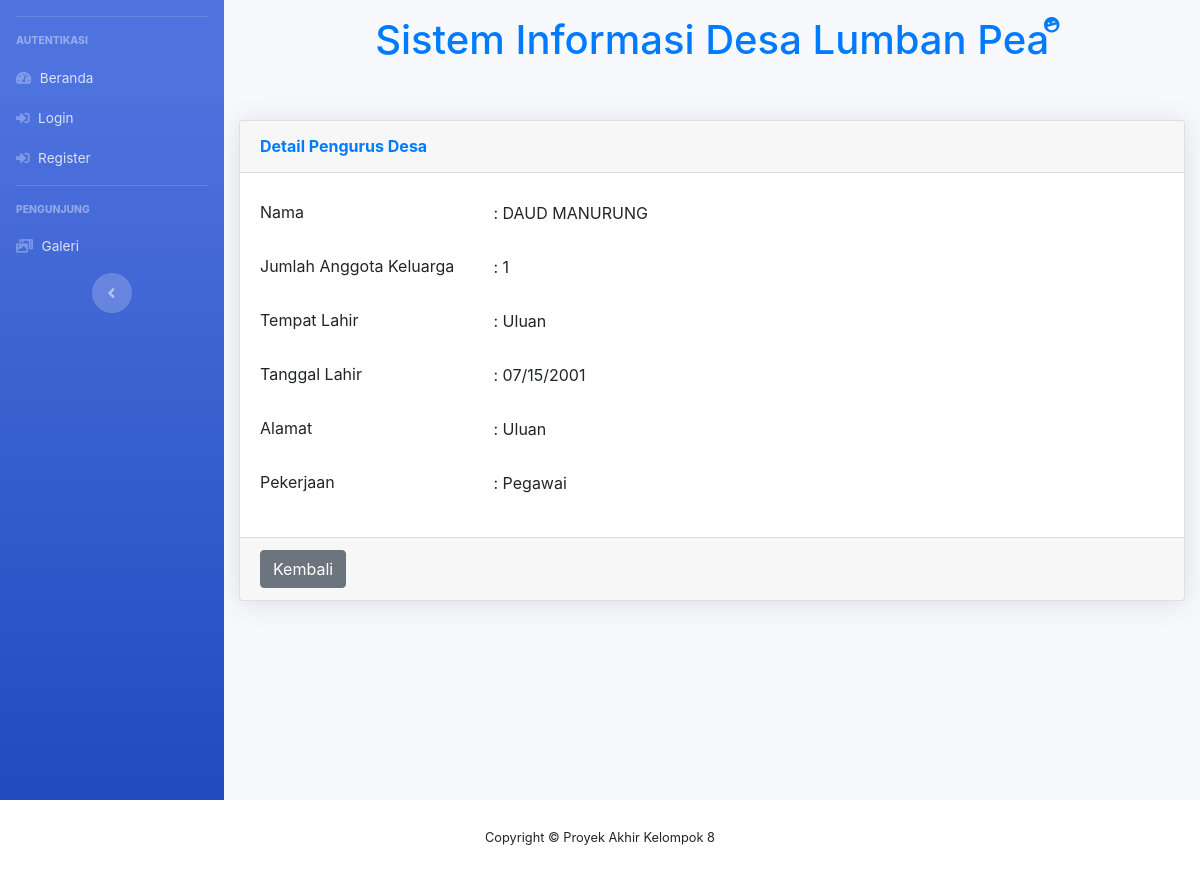
/Pengunjung/DetailPengurusDesa/11319001, run on the app's committed database.
### tables this page shows
CREATE TABLE `tb_penduduk_baru` (
  `nik` int(11) NOT NULL,
  `nama` varchar(255) NOT NULL,
  `jumlah_anggota_keluarga` int(11) NOT NULL,
  `tempat_lahir` varchar(255) NOT NULL,
  `tanggal_lahir` varchar(255) NOT NULL,
  `alamat` text NOT NULL,
  `pekerjaan` varchar(255) NOT NULL
);

### application/controllers/Pengunjung.php (called while the page is built, shortened)
<?php
class Pengunjung extends CI_Controller
{
	public function __construct()
	{
		$this->load->model('Pengguna_Model');
	}
	public function DetailPengurusDesa($nik)
	{
		$data['detailpendudukbaru'] = $this->db->get_where('tb_penduduk_baru', ['nik' => $nik])->row_array();
		$data['title'] = 'Detail Pengumuman';
		$this->load->view('Template/template_header', $data);
		$this->load->view('Template/sidebar_pengunjung');
		$this->load->view('Pengunjung/DetailPengurusDesa');
		$this->load->view('Template/footer_pengunjung');
		$this->load->view('Template/template_footer');
	}
}

### index.php (called while the page is built, shortened)
<?php
require_once BASEPATH.'core/CodeIgniter.php';

### application/views/Pengunjung/DetailPengurusDesa.php (the view)
<div id="content-wrapper" class="d-flex flex-column">
    <div id="content">
        <div class="container-fluid">
            <div class="mt-3">
                <div class="row justify-content-center">
                    <h1 class="text-primary ml-3">Sistem Informasi Desa Lumban Pea
                    </h1>
                    <i class="fas fa-laugh-wink rotate-n-15 text-primary"></i>
                </div>
            </div>
            <div class="card shadow mb-4 mt-5">
                <div class="card-header py-3">
                    <h6 class="m-0 font-weight-bold text-primary">Detail Pengurus Desa</h6>
                </div>
                <div class="card-body">
                    <div class="form-group row">
                        <label class="col-sm-3 col-form-label">Nama</label>
                        <div class="col-sm-9 mt-2">
                            : <?= $detailpendudukbaru['nama']; ?>
                        </div>
                    </div>
                    <div class="form-group row">
                        <label class="col-sm-3 col-form-label">Jumlah Anggota Keluarga</label>
                        <div class="col-sm-9 mt-2">
                            : <?= $detailpendudukbaru['jumlah_anggota_keluarga']; ?>
                        </div>
                    </div>
                    <div class="form-group row">
                        <label class="col-sm-3 col-form-label">Tempat Lahir</label>
                        <div class="col-sm-9 mt-2">
                            : <?= $detailpendudukbaru['tempat_lahir']; ?>
                        </div>
                    </div>
                    <div class="form-group row">
                        <label class="col-sm-3 col-form-label">Tanggal Lahir</label>
                        <div class="col-sm-9 mt-2">
                            : <?= $detailpendudukbaru['tanggal_lahir']; ?>
                        </div>
                    </div>
                    <div class="form-group row">
                        <label class="col-sm-3 col-form-label">Alamat</label>
                        <div class="col-sm-9 mt-2">
                            : <?= $detailpendudukbaru['alamat']; ?>
                        </div>
                    </div>
                    <div class="form-group row">
                        <label class="col-sm-3 col-form-label">Pekerjaan</label>
                        <div class="col-sm-9 mt-2">
                            : <?= $detailpendudukbaru['pekerjaan']; ?>
                        </div>
                    </div>
                </div>
                <div class="card-footer">
                    <a href="<?= base_url('Pengunjung') ?>"><button type="button" class="btn btn-secondary float-left">Kembali</button></a>
                </div>
            </div>
        </div>
    </div>
</div>

### data on the page
tb_penduduk_baru: nama "DAUD MANURUNG", jumlah_anggota_keluarga "1", tempat_lahir "Uluan", tanggal_lahir "07/15/2001", alamat "Uluan", pekerjaan "Pegawai"
